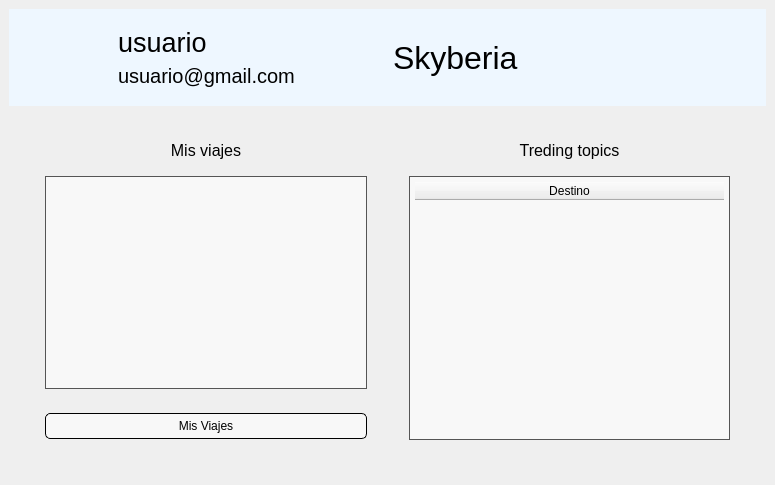
<?xml version="1.0" encoding="UTF-8"?>
<ui version="4.0">
 <class>MainWindow</class>
 <widget class="QMainWindow" name="MainWindow">
  <property name="geometry">
   <rect>
    <x>0</x>
    <y>0</y>
    <width>775</width>
    <height>485</height>
   </rect>
  </property>
  <property name="minimumSize">
   <size>
    <width>775</width>
    <height>485</height>
   </size>
  </property>
  <property name="windowTitle">
   <string>MainWindow</string>
  </property>
  <property name="windowOpacity">
   <double>1.000000000000000</double>
  </property>
  <property name="toolTip">
   <string>&lt;html&gt;&lt;head/&gt;&lt;body&gt;&lt;p&gt;&lt;br/&gt;&lt;/p&gt;&lt;/body&gt;&lt;/html&gt;</string>
  </property>
  <property name="autoFillBackground">
   <bool>true</bool>
  </property>
  <property name="styleSheet">
   <string notr="true"/>
  </property>
  <property name="documentMode">
   <bool>false</bool>
  </property>
  <property name="tabShape">
   <enum>QTabWidget::TabShape::Rounded</enum>
  </property>
  <property name="dockNestingEnabled">
   <bool>false</bool>
  </property>
  <property name="unifiedTitleAndToolBarOnMac">
   <bool>false</bool>
  </property>
  <widget class="QWidget" name="principal">
   <property name="acceptDrops">
    <bool>false</bool>
   </property>
   <property name="toolTip">
    <string/>
   </property>
   <property name="autoFillBackground">
    <bool>false</bool>
   </property>
   <property name="styleSheet">
    <string notr="true">#principal{
background-image: url(:/icons/recursos/media/fondo.jpg);
background-repeat: no-repeat;
background-position: center;
background-attachment: fixed;
}
#QTMisViajes {
background-color: rgba(255, 255, 255, 150); /* Fondo blanco con 150 de opacidad (0-255) */
color: black; 
border: 1px solid #555; /* Borde gris */
padding: 5px; /* Espaciado interno */
}
#QTMisViajes::item {
padding: 5px; /* Espaciado interno en cada item */
color: black; 
margin: 5px; /* Espaciado externo en cada item */
}
#QTMisViajes::item:selected {
background-color: rgba(100, 100, 255, 200); /* Fondo azul al seleccionar un item */
color: black; /* Color del texto al seleccionar */
}

#QTTredingsTopicsTabla {
background-color: rgba(255, 255, 255, 150); /* Fondo blanco con 150 de opacidad (0-255) */
color: black; 
border: 1px solid #555; /* Borde gris */
padding: 5px; /* Espaciado interno */
}
#QTTredingsTopicsTabla::item {
padding: 15px; /* Espaciado interno en cada item */
color: black; 
margin: 15px; /* Espaciado externo en cada item */
}
#QTTredingsTopicsTabla::item:selected {
background-color: rgba(100, 100, 255, 200); /* Fondo azul al seleccionar un item */
color: black; /* Color del texto al seleccionar */
}
#QTTredingsTopicsTabla QTableCornerButton::section {
        background-color: rgba(255, 255, 255, 50); /* Fondo semitransparente para las cabeceras */
        color: black; /* Color del texto en las cabeceras */
        border: 1px solid black; /* Borde negro */
    }

    #QTTredingsTopicsTabla::horizontalHeader {
        background-color: rgba(255, 255, 255, 50); /* Fondo semitransparente para las cabeceras horizontales */
        color: black; /* Color del texto en las cabeceras */
        border: 1px solid black; /* Borde negro */
}
QPushButton {
background-color: rgba(255, 255, 255, 150); /* Fondo semitransparente para los botones */
color: black; /* Color del texto en los botones */
border: 1px solid black; /* Borde negro */
padding: 5px; /* Espaciado interno */
border-radius: 5px; /* Bordes redondeados */
}
QPushButton:hover {
background-color: rgba(200, 200, 200, 200); /* Fondo más oscuro al pasar el ratón */
}
QPushButton:pressed {
background-color: rgba(150, 150, 150, 200); /* Fondo aún más oscuro al presionar */
}
</string>
   </property>
   <layout class="QVBoxLayout" name="verticalLayout">
    <item>
     <widget class="QWidget" name="QWGridCabecera" native="true">
      <property name="sizePolicy">
       <sizepolicy hsizetype="Preferred" vsizetype="Preferred">
        <horstretch>0</horstretch>
        <verstretch>10</verstretch>
       </sizepolicy>
      </property>
      <property name="styleSheet">
       <string notr="true">background-color: rgb(238, 247, 255);</string>
      </property>
      <layout class="QHBoxLayout" name="horizontalLayout">
       <item>
        <widget class="QLabel" name="QLabelUsuario">
         <property name="maximumSize">
          <size>
           <width>85</width>
           <height>85</height>
          </size>
         </property>
         <property name="text">
          <string/>
         </property>
         <property name="pixmap">
          <pixmap resource="recursos.qrc">:/icons/recursos/iconos/usuario.png</pixmap>
         </property>
         <property name="scaledContents">
          <bool>true</bool>
         </property>
         <property name="wordWrap">
          <bool>false</bool>
         </property>
        </widget>
       </item>
       <item>
        <widget class="QWidget" name="QWGirdDatosUsuarios" native="true">
         <layout class="QVBoxLayout" name="verticalLayout_2">
          <item>
           <widget class="QLabel" name="QLNombre">
            <property name="palette">
             <palette>
              <active>
               <colorrole role="WindowText">
                <brush brushstyle="SolidPattern">
                 <color alpha="255">
                  <red>0</red>
                  <green>0</green>
                  <blue>0</blue>
                 </color>
                </brush>
               </colorrole>
               <colorrole role="Button">
                <brush brushstyle="SolidPattern">
                 <color alpha="255">
                  <red>238</red>
                  <green>247</green>
                  <blue>255</blue>
                 </color>
                </brush>
               </colorrole>
               <colorrole role="Base">
                <brush brushstyle="SolidPattern">
                 <color alpha="255">
                  <red>238</red>
                  <green>247</green>
                  <blue>255</blue>
                 </color>
                </brush>
               </colorrole>
               <colorrole role="Window">
                <brush brushstyle="SolidPattern">
                 <color alpha="255">
                  <red>238</red>
                  <green>247</green>
                  <blue>255</blue>
                 </color>
                </brush>
               </colorrole>
              </active>
              <inactive>
               <colorrole role="WindowText">
                <brush brushstyle="SolidPattern">
                 <color alpha="255">
                  <red>0</red>
                  <green>0</green>
                  <blue>0</blue>
                 </color>
                </brush>
               </colorrole>
               <colorrole role="Button">
                <brush brushstyle="SolidPattern">
                 <color alpha="255">
                  <red>238</red>
                  <green>247</green>
                  <blue>255</blue>
                 </color>
                </brush>
               </colorrole>
               <colorrole role="Base">
                <brush brushstyle="SolidPattern">
                 <color alpha="255">
                  <red>238</red>
                  <green>247</green>
                  <blue>255</blue>
                 </color>
                </brush>
               </colorrole>
               <colorrole role="Window">
                <brush brushstyle="SolidPattern">
                 <color alpha="255">
                  <red>238</red>
                  <green>247</green>
                  <blue>255</blue>
                 </color>
                </brush>
               </colorrole>
              </inactive>
              <disabled>
               <colorrole role="Button">
                <brush brushstyle="SolidPattern">
                 <color alpha="255">
                  <red>238</red>
                  <green>247</green>
                  <blue>255</blue>
                 </color>
                </brush>
               </colorrole>
               <colorrole role="Base">
                <brush brushstyle="SolidPattern">
                 <color alpha="255">
                  <red>238</red>
                  <green>247</green>
                  <blue>255</blue>
                 </color>
                </brush>
               </colorrole>
               <colorrole role="Window">
                <brush brushstyle="SolidPattern">
                 <color alpha="255">
                  <red>238</red>
                  <green>247</green>
                  <blue>255</blue>
                 </color>
                </brush>
               </colorrole>
              </disabled>
             </palette>
            </property>
            <property name="font">
             <font>
              <pointsize>20</pointsize>
              <fontweight>ExtraBold</fontweight>
             </font>
            </property>
            <property name="text">
             <string>usuario</string>
            </property>
           </widget>
          </item>
          <item>
           <widget class="QLabel" name="QLCorreo">
            <property name="palette">
             <palette>
              <active>
               <colorrole role="WindowText">
                <brush brushstyle="SolidPattern">
                 <color alpha="255">
                  <red>0</red>
                  <green>0</green>
                  <blue>0</blue>
                 </color>
                </brush>
               </colorrole>
               <colorrole role="Button">
                <brush brushstyle="SolidPattern">
                 <color alpha="255">
                  <red>238</red>
                  <green>247</green>
                  <blue>255</blue>
                 </color>
                </brush>
               </colorrole>
               <colorrole role="Base">
                <brush brushstyle="SolidPattern">
                 <color alpha="255">
                  <red>238</red>
                  <green>247</green>
                  <blue>255</blue>
                 </color>
                </brush>
               </colorrole>
               <colorrole role="Window">
                <brush brushstyle="SolidPattern">
                 <color alpha="255">
                  <red>238</red>
                  <green>247</green>
                  <blue>255</blue>
                 </color>
                </brush>
               </colorrole>
              </active>
              <inactive>
               <colorrole role="WindowText">
                <brush brushstyle="SolidPattern">
                 <color alpha="255">
                  <red>0</red>
                  <green>0</green>
                  <blue>0</blue>
                 </color>
                </brush>
               </colorrole>
               <colorrole role="Button">
                <brush brushstyle="SolidPattern">
                 <color alpha="255">
                  <red>238</red>
                  <green>247</green>
                  <blue>255</blue>
                 </color>
                </brush>
               </colorrole>
               <colorrole role="Base">
                <brush brushstyle="SolidPattern">
                 <color alpha="255">
                  <red>238</red>
                  <green>247</green>
                  <blue>255</blue>
                 </color>
                </brush>
               </colorrole>
               <colorrole role="Window">
                <brush brushstyle="SolidPattern">
                 <color alpha="255">
                  <red>238</red>
                  <green>247</green>
                  <blue>255</blue>
                 </color>
                </brush>
               </colorrole>
              </inactive>
              <disabled>
               <colorrole role="Button">
                <brush brushstyle="SolidPattern">
                 <color alpha="255">
                  <red>238</red>
                  <green>247</green>
                  <blue>255</blue>
                 </color>
                </brush>
               </colorrole>
               <colorrole role="Base">
                <brush brushstyle="SolidPattern">
                 <color alpha="255">
                  <red>238</red>
                  <green>247</green>
                  <blue>255</blue>
                 </color>
                </brush>
               </colorrole>
               <colorrole role="Window">
                <brush brushstyle="SolidPattern">
                 <color alpha="255">
                  <red>238</red>
                  <green>247</green>
                  <blue>255</blue>
                 </color>
                </brush>
               </colorrole>
              </disabled>
             </palette>
            </property>
            <property name="font">
             <font>
              <pointsize>15</pointsize>
              <fontweight>ExtraBold</fontweight>
             </font>
            </property>
            <property name="text">
             <string>usuario@gmail.com</string>
            </property>
           </widget>
          </item>
         </layout>
        </widget>
       </item>
       <item>
        <widget class="QLabel" name="QLNombreApp">
         <property name="palette">
          <palette>
           <active>
            <colorrole role="WindowText">
             <brush brushstyle="SolidPattern">
              <color alpha="255">
               <red>0</red>
               <green>0</green>
               <blue>0</blue>
              </color>
             </brush>
            </colorrole>
            <colorrole role="Button">
             <brush brushstyle="SolidPattern">
              <color alpha="255">
               <red>238</red>
               <green>247</green>
               <blue>255</blue>
              </color>
             </brush>
            </colorrole>
            <colorrole role="Base">
             <brush brushstyle="SolidPattern">
              <color alpha="255">
               <red>238</red>
               <green>247</green>
               <blue>255</blue>
              </color>
             </brush>
            </colorrole>
            <colorrole role="Window">
             <brush brushstyle="SolidPattern">
              <color alpha="255">
               <red>238</red>
               <green>247</green>
               <blue>255</blue>
              </color>
             </brush>
            </colorrole>
           </active>
           <inactive>
            <colorrole role="WindowText">
             <brush brushstyle="SolidPattern">
              <color alpha="255">
               <red>0</red>
               <green>0</green>
               <blue>0</blue>
              </color>
             </brush>
            </colorrole>
            <colorrole role="Button">
             <brush brushstyle="SolidPattern">
              <color alpha="255">
               <red>238</red>
               <green>247</green>
               <blue>255</blue>
              </color>
             </brush>
            </colorrole>
            <colorrole role="Base">
             <brush brushstyle="SolidPattern">
              <color alpha="255">
               <red>238</red>
               <green>247</green>
               <blue>255</blue>
              </color>
             </brush>
            </colorrole>
            <colorrole role="Window">
             <brush brushstyle="SolidPattern">
              <color alpha="255">
               <red>238</red>
               <green>247</green>
               <blue>255</blue>
              </color>
             </brush>
            </colorrole>
           </inactive>
           <disabled>
            <colorrole role="Button">
             <brush brushstyle="SolidPattern">
              <color alpha="255">
               <red>238</red>
               <green>247</green>
               <blue>255</blue>
              </color>
             </brush>
            </colorrole>
            <colorrole role="Base">
             <brush brushstyle="SolidPattern">
              <color alpha="255">
               <red>238</red>
               <green>247</green>
               <blue>255</blue>
              </color>
             </brush>
            </colorrole>
            <colorrole role="Window">
             <brush brushstyle="SolidPattern">
              <color alpha="255">
               <red>238</red>
               <green>247</green>
               <blue>255</blue>
              </color>
             </brush>
            </colorrole>
           </disabled>
          </palette>
         </property>
         <property name="font">
          <font>
           <pointsize>24</pointsize>
           <underline>false</underline>
           <stylestrategy>PreferDefault</stylestrategy>
           <hintingpreference>PreferDefaultHinting</hintingpreference>
           <fontweight>Black</fontweight>
          </font>
         </property>
         <property name="text">
          <string>Skyberia</string>
         </property>
        </widget>
       </item>
       <item>
        <widget class="QLabel" name="QLabelConfiguracion">
         <property name="maximumSize">
          <size>
           <width>80</width>
           <height>80</height>
          </size>
         </property>
         <property name="text">
          <string/>
         </property>
         <property name="pixmap">
          <pixmap resource="recursos.qrc">:/icons/recursos/iconos/engranaje.png</pixmap>
         </property>
         <property name="scaledContents">
          <bool>true</bool>
         </property>
         <property name="alignment">
          <set>Qt::AlignmentFlag::AlignRight|Qt::AlignmentFlag::AlignTrailing|Qt::AlignmentFlag::AlignVCenter</set>
         </property>
        </widget>
       </item>
      </layout>
     </widget>
    </item>
    <item>
     <widget class="QWidget" name="QWGridMenus" native="true">
      <property name="sizePolicy">
       <sizepolicy hsizetype="Preferred" vsizetype="Preferred">
        <horstretch>0</horstretch>
        <verstretch>90</verstretch>
       </sizepolicy>
      </property>
      <layout class="QVBoxLayout" name="verticalLayout_3">
       <item>
        <widget class="QWidget" name="QWMenus" native="true">
         <property name="sizePolicy">
          <sizepolicy hsizetype="Preferred" vsizetype="Minimum">
           <horstretch>0</horstretch>
           <verstretch>0</verstretch>
          </sizepolicy>
         </property>
         <property name="minimumSize">
          <size>
           <width>0</width>
           <height>0</height>
          </size>
         </property>
         <layout class="QHBoxLayout" name="horizontalLayout_2">
          <item>
           <widget class="QWidget" name="QFMisViajes" native="true">
            <property name="sizePolicy">
             <sizepolicy hsizetype="Preferred" vsizetype="Preferred">
              <horstretch>1</horstretch>
              <verstretch>0</verstretch>
             </sizepolicy>
            </property>
            <layout class="QVBoxLayout" name="verticalLayout_4">
             <item>
              <widget class="QLabel" name="QLMisViajes">
               <property name="maximumSize">
                <size>
                 <width>16777215</width>
                 <height>22</height>
                </size>
               </property>
               <property name="font">
                <font>
                 <pointsize>12</pointsize>
                 <fontweight>ExtraBold</fontweight>
                </font>
               </property>
               <property name="text">
                <string>Mis viajes</string>
               </property>
               <property name="alignment">
                <set>Qt::AlignmentFlag::AlignCenter</set>
               </property>
              </widget>
             </item>
             <item>
              <widget class="QWidget" name="widget_2" native="true">
               <layout class="QHBoxLayout" name="horizontalLayout_4">
                <item>
                 <widget class="QListWidget" name="QTMisViajes">
                  <property name="sizePolicy">
                   <sizepolicy hsizetype="Expanding" vsizetype="Preferred">
                    <horstretch>0</horstretch>
                    <verstretch>0</verstretch>
                   </sizepolicy>
                  </property>
                  <property name="maximumSize">
                   <size>
                    <width>350</width>
                    <height>16777215</height>
                   </size>
                  </property>
                 </widget>
                </item>
               </layout>
              </widget>
             </item>
             <item>
              <widget class="QWidget" name="widget_4" native="true">
               <property name="maximumSize">
                <size>
                 <width>16777215</width>
                 <height>45</height>
                </size>
               </property>
               <property name="layoutDirection">
                <enum>Qt::LayoutDirection::LeftToRight</enum>
               </property>
               <layout class="QHBoxLayout" name="horizontalLayout_5">
                <item>
                 <widget class="QPushButton" name="BMisViajes">
                  <property name="maximumSize">
                   <size>
                    <width>350</width>
                    <height>16777215</height>
                   </size>
                  </property>
                  <property name="text">
                   <string>Mis Viajes</string>
                  </property>
                 </widget>
                </item>
               </layout>
              </widget>
             </item>
            </layout>
           </widget>
          </item>
          <item>
           <widget class="QWidget" name="QFTredingTopics" native="true">
            <property name="sizePolicy">
             <sizepolicy hsizetype="Preferred" vsizetype="Preferred">
              <horstretch>1</horstretch>
              <verstretch>0</verstretch>
             </sizepolicy>
            </property>
            <property name="acceptDrops">
             <bool>false</bool>
            </property>
            <layout class="QVBoxLayout" name="verticalLayout_5">
             <item>
              <widget class="QLabel" name="QLTredingTopics">
               <property name="maximumSize">
                <size>
                 <width>16777215</width>
                 <height>22</height>
                </size>
               </property>
               <property name="font">
                <font>
                 <pointsize>12</pointsize>
                 <fontweight>ExtraBold</fontweight>
                </font>
               </property>
               <property name="text">
                <string>Treding topics</string>
               </property>
               <property name="alignment">
                <set>Qt::AlignmentFlag::AlignCenter</set>
               </property>
               <property name="indent">
                <number>-1</number>
               </property>
              </widget>
             </item>
             <item>
              <widget class="QWidget" name="widget" native="true">
               <property name="sizePolicy">
                <sizepolicy hsizetype="Ignored" vsizetype="Preferred">
                 <horstretch>0</horstretch>
                 <verstretch>0</verstretch>
                </sizepolicy>
               </property>
               <property name="maximumSize">
                <size>
                 <width>16777215</width>
                 <height>16777215</height>
                </size>
               </property>
               <layout class="QHBoxLayout" name="horizontalLayout_3">
                <item>
                 <widget class="QTableWidget" name="QTTredingsTopicsTabla">
                  <property name="sizePolicy">
                   <sizepolicy hsizetype="Fixed" vsizetype="Preferred">
                    <horstretch>0</horstretch>
                    <verstretch>0</verstretch>
                   </sizepolicy>
                  </property>
                  <property name="minimumSize">
                   <size>
                    <width>0</width>
                    <height>0</height>
                   </size>
                  </property>
                  <property name="maximumSize">
                   <size>
                    <width>350</width>
                    <height>16777215</height>
                   </size>
                  </property>
                  <property name="font">
                   <font>
                    <pointsize>20</pointsize>
                    <italic>true</italic>
                    <bold>true</bold>
                    <underline>false</underline>
                    <strikeout>false</strikeout>
                   </font>
                  </property>
                  <property name="contextMenuPolicy">
                   <enum>Qt::ContextMenuPolicy::DefaultContextMenu</enum>
                  </property>
                  <property name="acceptDrops">
                   <bool>false</bool>
                  </property>
                  <property name="layoutDirection">
                   <enum>Qt::LayoutDirection::LeftToRight</enum>
                  </property>
                  <property name="autoFillBackground">
                   <bool>false</bool>
                  </property>
                  <property name="frameShadow">
                   <enum>QFrame::Shadow::Sunken</enum>
                  </property>
                  <property name="verticalScrollBarPolicy">
                   <enum>Qt::ScrollBarPolicy::ScrollBarAsNeeded</enum>
                  </property>
                  <property name="horizontalScrollBarPolicy">
                   <enum>Qt::ScrollBarPolicy::ScrollBarAsNeeded</enum>
                  </property>
                  <property name="sizeAdjustPolicy">
                   <enum>QAbstractScrollArea::SizeAdjustPolicy::AdjustToContents</enum>
                  </property>
                  <property name="autoScrollMargin">
                   <number>1</number>
                  </property>
                  <property name="alternatingRowColors">
                   <bool>true</bool>
                  </property>
                  <property name="selectionMode">
                   <enum>QAbstractItemView::SelectionMode::NoSelection</enum>
                  </property>
                  <property name="textElideMode">
                   <enum>Qt::TextElideMode::ElideRight</enum>
                  </property>
                  <property name="horizontalScrollMode">
                   <enum>QAbstractItemView::ScrollMode::ScrollPerPixel</enum>
                  </property>
                  <property name="showGrid">
                   <bool>false</bool>
                  </property>
                  <property name="sortingEnabled">
                   <bool>false</bool>
                  </property>
                  <property name="wordWrap">
                   <bool>true</bool>
                  </property>
                  <property name="cornerButtonEnabled">
                   <bool>true</bool>
                  </property>
                  <attribute name="horizontalHeaderVisible">
                   <bool>true</bool>
                  </attribute>
                  <attribute name="horizontalHeaderMinimumSectionSize">
                   <number>32</number>
                  </attribute>
                  <attribute name="horizontalHeaderHighlightSections">
                   <bool>true</bool>
                  </attribute>
                  <attribute name="horizontalHeaderStretchLastSection">
                   <bool>true</bool>
                  </attribute>
                  <attribute name="verticalHeaderVisible">
                   <bool>false</bool>
                  </attribute>
                  <attribute name="verticalHeaderMinimumSectionSize">
                   <number>24</number>
                  </attribute>
                  <attribute name="verticalHeaderDefaultSectionSize">
                   <number>24</number>
                  </attribute>
                  <attribute name="verticalHeaderHighlightSections">
                   <bool>true</bool>
                  </attribute>
                  <row/>
                  <column>
                   <property name="text">
                    <string>Destino</string>
                   </property>
                  </column>
                  <item row="0" column="0">
                   <property name="text">
                    <string/>
                   </property>
                  </item>
                 </widget>
                </item>
               </layout>
              </widget>
             </item>
            </layout>
           </widget>
          </item>
         </layout>
        </widget>
       </item>
      </layout>
     </widget>
    </item>
   </layout>
  </widget>
  <action name="actionCerrar_sesion">
   <property name="text">
    <string>Cerrar sesion</string>
   </property>
  </action>
  <action name="actionSalir_del_programa">
   <property name="text">
    <string>Salir del programa</string>
   </property>
  </action>
  <action name="actionver_viajes">
   <property name="text">
    <string>ver viajes</string>
   </property>
  </action>
  <action name="actioncomprar_viaje">
   <property name="text">
    <string>comprar viaje</string>
   </property>
  </action>
  <action name="actionconfiguracion">
   <property name="text">
    <string>configuracion</string>
   </property>
  </action>
  <action name="actionacerca_de_mi">
   <property name="text">
    <string>acerca de mi</string>
   </property>
  </action>
 </widget>
 <resources>
  <include location="recursos.qrc"/>
 </resources>
 <connections/>
</ui>
